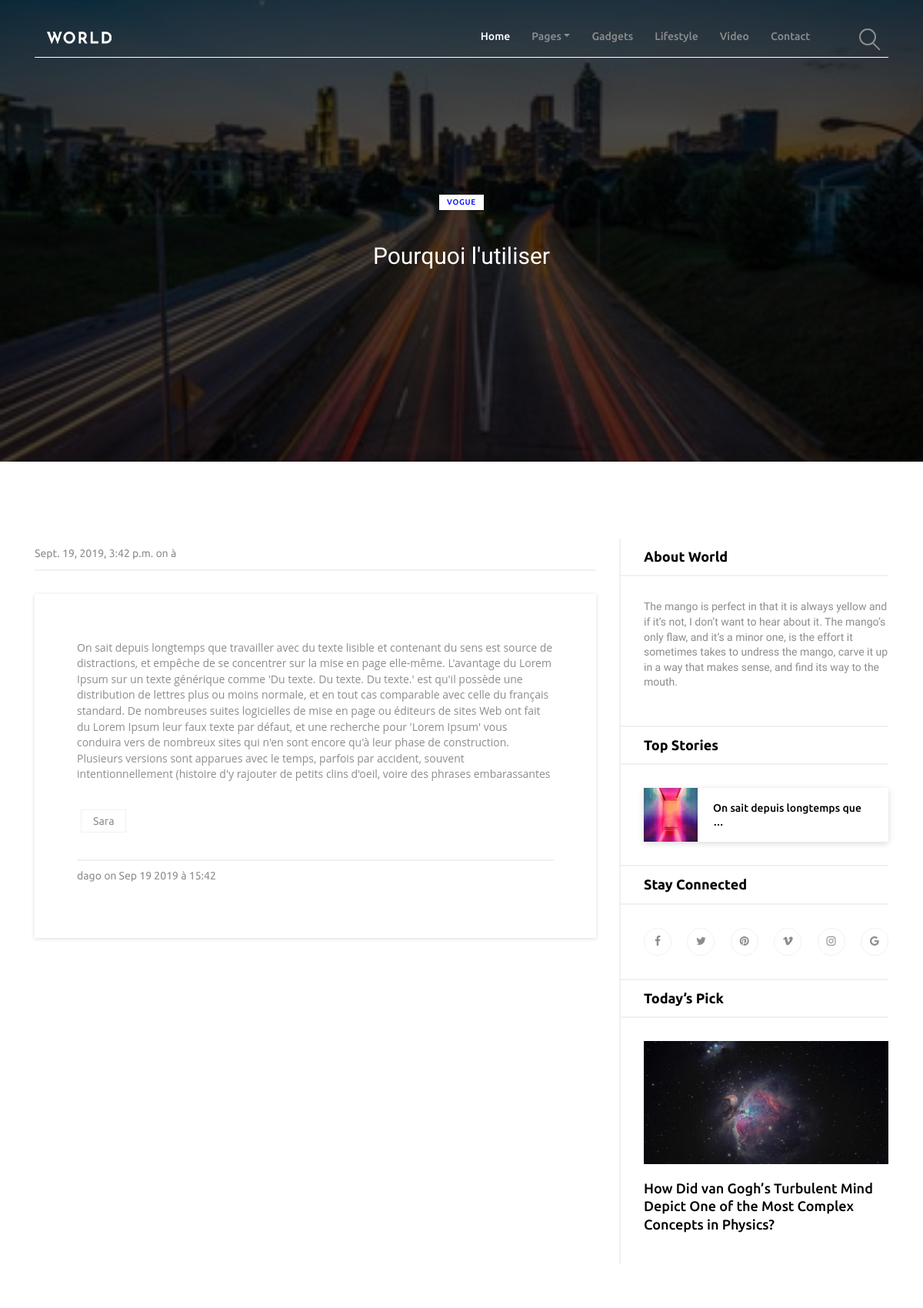
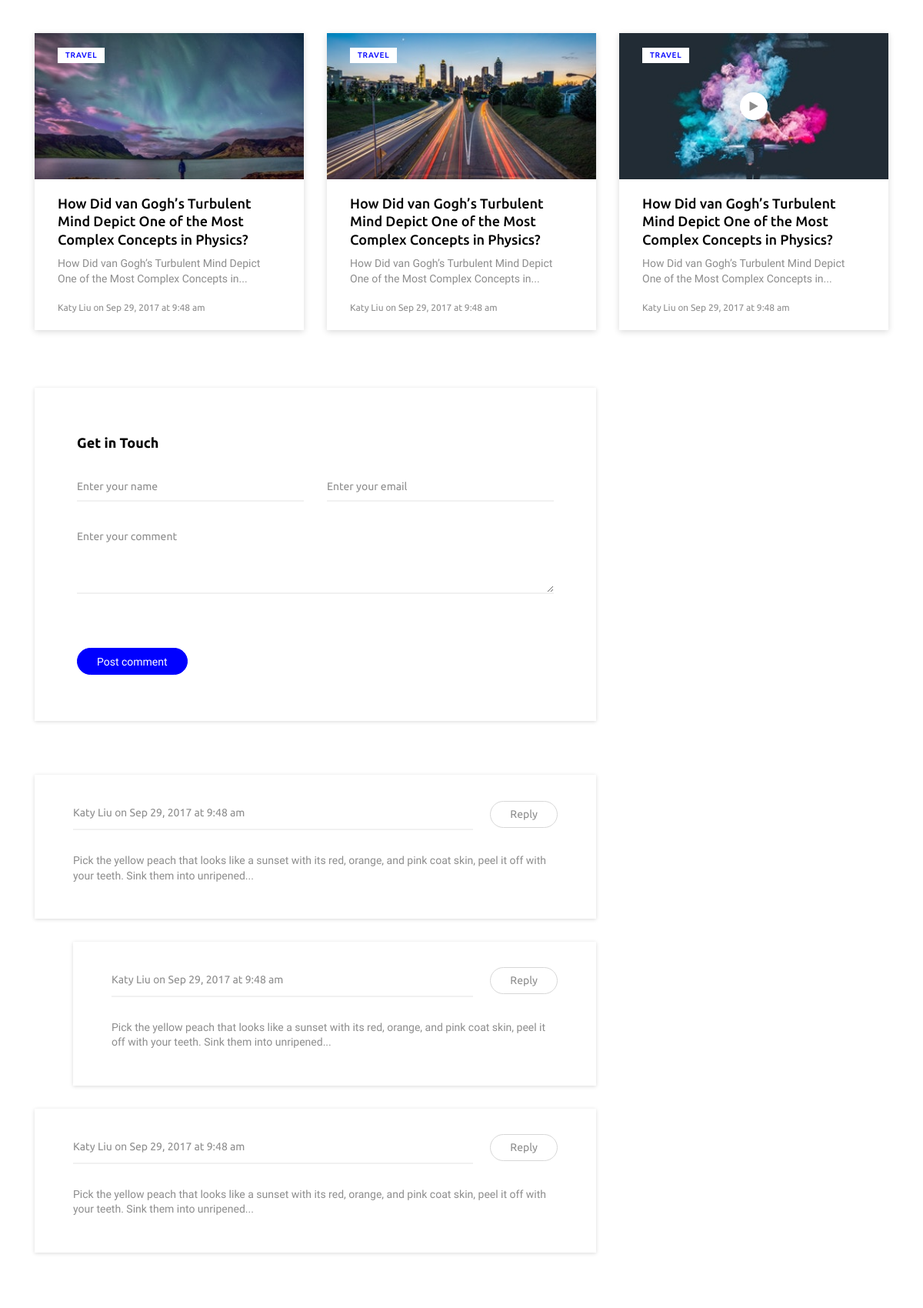
Screenshot of /2/blogSingle (upper part) with the database file from the repository (2 pictures, top to bottom).
### blog_app/models.py (models this page shows, shortened)
class Article (models.Model):
    categorie_id = models.ForeignKey(Categorie, on_delete = models.CASCADE, related_name = 'categorie_post',)
    tag_id = models.ManyToManyField('Tag')
    description = models.TextField(null=True)
    article_acueil = models.BooleanField ( default = False )
    content = HTMLField('Content')
    auteur = models.ForeignKey(User, on_delete = models.CASCADE, related_name = 'article_user',)
    titre = models.CharField ( max_length = 255 )
    date_add = models.DateTimeField ( auto_now_add = True )
    date_upd = models.DateTimeField ( auto_now = True )
    statut = models.BooleanField ( default = True )
    image_cat = models.ImageField( blank = True, upload_to = 'post' )
    image_detail = models.ImageField( blank = True, upload_to = 'post' )

class Categorie (models.Model):
    user_id =  models.ForeignKey(User, on_delete = models.CASCADE, related_name = 'categorie_user',)
    nom = models.CharField ( max_length = 255 )
    date_add = models.DateTimeField ( auto_now_add = True )
    date_update = models.DateTimeField ( auto_now = True )
    statut = models.BooleanField ( default = True )

class Tag (models.Model):
    nom = models.CharField ( max_length = 255 )

### blog_app/views.py (the view)
# urls.py: path('<int:id>/blogSingle', views.blogSingle, name='detail'),
def blogSingle(request, id):
    try:
        article = Article.objects.get(pk=id)
    except:
        return redirect('home')
    data = {
        'article': article,
    }
    print(id)
    return render(request, 'pages/blogSingle.html', data)

### templates/pages/blogSingle.html (shortened to what this page needs)
{% extends 'bases/home_base.html' %}
{% block content %}
<div class="hero-area height-600 bg-img background-overlay" style="background-image: url({{article.image_cat.url}});">
    <div class="container h-100">
        <div class="row h-100 align-items-center justify-content-center">
            <div class="col-12 col-md-8 col-lg-6">
                <div class="single-blog-title text-center">
                    <div class="post-cta"><a href="#">{{ article.categorie_id.nom }}</a></div>
                    <h3>{{ article.titre }}</h3>
                </div>
            </div>
        </div>
    </div>
</div>
<div class="main-content-wrapper section-padding-100">
    <div class="container">
        <div class="row justify-content-center">
            <div class="col-12 col-lg-8">
                <div class="single-blog-content mb-100">
                    <div class="post-meta">
                        <p><a href="#" class="post-author">{{ article.date_upd }}</a> on
                            <a href="#" class="post-date">{{ cate.date_upd|date:"M d Y" }} à {{ cate.date_upd|date:"G:i" }}</a>
                        </p>
                    </div>
                    <div class="post-content">
                        <h6>{{ article.content|safe }}</h6>
                        <ul class="post-tags">
                            {% for tag in article.tag_id.all %}
                            <li><a href="#">{{ tag.nom }}</a></li>
                            {% endfor %}
                        </ul>
                        <div class="post-meta second-part">
                            <p><a href="#" class="post-author">{{ article.auteur }}</a> on <a href="#" class="post-date">{{ article.date_upd|date:"M d Y" }} à {{ article.date_upd|date:"G:i" }}</a></p>
                        </div>
                    </div>
                </div>
            </div>
            <div class="col-12 col-md-8 col-lg-4">
                <div class="post-sidebar-area mb-100">
                    <div class="sidebar-widget-area">
                        <h5 class="title">About World</h5>
                        <div class="widget-content">
                            <p>The mango is perfect in that it is always yellow and if it’s not, I don’t want to hear about it. The mango’s only flaw, and it’s a minor one, is the effort it sometimes takes to undress the mango, carve it up in a way that makes sense, and find its way to the mouth.</p>
                        </div>
                    </div>
                    <div class="sidebar-widget-area">
                        <h5 class="title">Top Stories</h5>
                        <div class="widget-content">
                            <div class="single-blog-post post-style-2 d-flex align-items-center widget-post">
                                <div class="post-thumbnail">
                                    <img src="{{ article.image_detail.url }}" alt="">
                                </div>
                                <div class="post-content">
                                    <a href="#" class="headline">
                                        <h5 class="mb-0">{{ article.description|truncatechars:30 }}</h5>
                                    </a>
                                </div>
                            </div>
                        </div>
                    </div>
                    <div class="sidebar-widget-area">
                        <h5 class="title">Stay Connected</h5>
                        <div class="widget-content">
                            <div class="social-area d-flex justify-content-between">
                                <a href="#"><i class="fa fa-facebook"></i></a>
                                <a href="#"><i class="fa fa-twitter"></i></a>
                                <a href="#"><i class="fa fa-pinterest"></i></a>
                                <a href="#"><i class="fa fa-vimeo"></i></a>
                                <a href="#"><i class="fa fa-instagram"></i></a>
                                <a href="#"><i class="fa fa-google"></i></a>
                            </div>
                        </div>
                    </div>
                    <div class="sidebar-widget-area">
                        <h5 class="title">Today’s Pick</h5>
                        <div class="widget-content">
                            <div class="single-blog-post todays-pick">
                                <div class="post-thumbnail">
                                    <img src="/static/img/blog-img/b22.jpg" alt="">
                                </div>
                                <div class="post-content px-0 pb-0">
                                    <a href="#" class="headline">
                                        <h5>How Did van Gogh’s Turbulent Mind Depict One of the Most Complex Concepts in Physics?</h5>
                                    </a>
                                </div>
                            </div>
                        </div>
                    </div>
                </div>
            </div>
        </div>
        <div class="row">
            <div class="col-12 col-md-6 col-lg-4">
                <div class="single-blog-post">
                    <div class="post-thumbnail">
                        <img src="/static/img/blog-img/b1.jpg" alt="">
                        <div class="post-cta"><a href="#">travel</a></div>
                    </div>
                    <div class="post-content">
                        <a href="#" class="headline">
                            <h5>How Did van Gogh’s Turbulent Mind Depict One of the Most Complex Concepts in Physics?</h5>
                        </a>
                        <p>How Did van Gogh’s Turbulent Mind Depict One of the Most Complex Concepts in...</p>
                        <div class="post-meta">
                            <p><a href="#" class="post-author">Katy Liu</a> on <a href="#" class="post-date">Sep 29, 2017 at 9:48 am</a></p>
                        </div>
                    </div>
                </div>
            </div>
            <div class="col-12 col-md-6 col-lg-4">
                <div class="single-blog-post">
                    <div class="post-thumbnail">
                        <img src="/static/img/blog-img/b2.jpg" alt="">
                        <div class="post-cta"><a href="#">travel</a></div>
                    </div>
                    <div class="post-content">
                        <a href="#" class="headline">
                            <h5>How Did van Gogh’s Turbulent Mind Depict One of the Most Complex Concepts in Physics?</h5>
                        </a>
                        <p>How Did van Gogh’s Turbulent Mind Depict One of the Most Complex Concepts in...</p>
                        <div class="post-meta">
                            <p><a href="#" class="post-author">Katy Liu</a> on <a href="#" class="post-date">Sep 29, 2017 at 9:48 am</a></p>
                        </div>
                    </div>
                </div>
            </div>
            <div class="col-12 col-md-6 col-lg-4">
                <div class="single-blog-post">
                    <div class="post-thumbnail">
                        <div class="post-cta"><a href="#">travel</a></div>
                        <a href="https://www.youtube.com/watch?v=IhnqEwFSJRg" class="video-btn"><i class="fa fa-play"></i></a>
                    </div>
                    <div class="post-content">
                        <a href="#" class="headline">
                            <h5>How Did van Gogh’s Turbulent Mind Depict One of the Most Complex Concepts in Physics?</h5>
                        </a>
                        <p>How Did van Gogh’s Turbulent Mind Depict One of the Most Complex Concepts in...</p>
                        <div class="post-meta">
                            <p><a href="#" class="post-author">Katy Liu</a> on <a href="#" class="post-date">Sep 29, 2017 at 9:48 am</a></p>
                        </div>
                    </div>
                </div>
            </div>
        </div>
        <div class="row">
            <div class="col-12 col-lg-8">
                <div class="post-a-comment-area mt-70">
                    <h5>Get in Touch</h5>
                    <form action="#" method="post">
                        <div class="row">
                            <div class="col-12 col-md-6">
                                <div class="group">
                                    <input type="text" name="name" id="name" required>
                                    <span class="highlight"></span>
                                    <label>Enter your name</label>
                                </div>
                            </div>
                            <div class="col-12 col-md-6">
                                <div class="group">
                                    <input type="email" name="email" id="email" required>
                                    <span class="highlight"></span>
                                    <label>Enter your email</label>
                                </div>
                            </div>
                            <div class="col-12">
                                <div class="group">
                                    <textarea name="message" id="message" required></textarea>
                                    <span class="highlight"></span>
                                    <label>Enter your comment</label>
                                </div>
                            </div>
                            <div class="col-12">
                                <button type="submit" class="btn world-btn">Post comment</button>
                            </div>
                        </div>
                    </form>
                </div>
            </div>
            <div class="col-12 col-lg-8">
                <div class="comment_area clearfix mt-70">
                    <ol>
                        <li class="single_comment_area">
                            <div class="comment-content">
                                <div class="comment-meta d-flex align-items-center justify-content-between">
                                    <p><a href="#" class="post-author">Katy Liu</a> on <a href="#" class="post-date">Sep 29, 2017 at 9:48 am</a></p>
                                    <a href="#" class="comment-reply btn world-btn">Reply</a>
                                </div>
                                <p>Pick the yellow peach that looks like a sunset with its red, orange, and pink coat skin, peel it off with your teeth. Sink them into unripened...</p>
                            </div>
                            <ol class="children">
                                <li class="single_comment_area">
                                    <div class="comment-content">
                                        <div class="comment-meta d-flex align-items-center justify-content-between">
                                            <p><a href="#" class="post-author">Katy Liu</a> on <a href="#" class="post-date">Sep 29, 2017 at 9:48 am</a></p>
                                            <a href="#" class="comment-reply btn world-btn">Reply</a>
                                        </div>
                                        <p>Pick the yellow peach that looks like a sunset with its red, orange, and pink coat skin, peel it off with your teeth. Sink them into unripened...</p>
                                    </div>
                                </li>
                            </ol>
                        </li>
                        <li class="single_comment_area">
                            <div class="comment-content">
                                <div class="comment-meta d-flex align-items-center justify-content-between">
                                    <p><a href="#" class="post-author">Katy Liu</a> on <a href="#" class="post-date">Sep 29, 2017 at 9:48 am</a></p>
                                    <a href="#" class="comment-reply btn world-btn">Reply</a>
                                </div>
                                <p>Pick the yellow peach that looks like a sunset with its red, orange, and pink coat skin, peel it off with your teeth. Sink them into unripened...</p>
                            </div>
                        </li>
                    </ol>
                </div>
            </div>
        </div>
    </div>
</div>
{% endblock %}

### rows the page displays
Article: image_cat (picture), categorie_id.nom "VOGUE", titre "Pourquoi l'utiliser", date_upd "Sept. 19, 2019, 3:42 p.m.", content "On sait depuis longtemps que travailler avec du texte lisible et contenant du sens est source de distractions, et empêche de se concentrer sur la mise en page elle-même. L'avantage du Lorem Ipsum sur un texte générique comme 'Du texte. Du texte. Du texte.' est qu'il possède une distribution de lettres plus ou moins normale, et en tout cas comparable avec celle du français standard. De nombreuses suites logicielles de mise en page ou éditeurs de sites Web ont fait du Lorem Ipsum leur faux texte par défaut, et une recherche pour 'Lorem Ipsum' vous conduira vers de nombreux sites qui n'en sont encore qu'à leur phase de construction. Plusieurs versions sont apparues avec le temps, parfois par…", auteur "dago", date_upd "Sep 19 2019", date_upd "15:42", image_detail (picture), description "On sait depuis longtemps que …"
Tag: nom "Sara"
